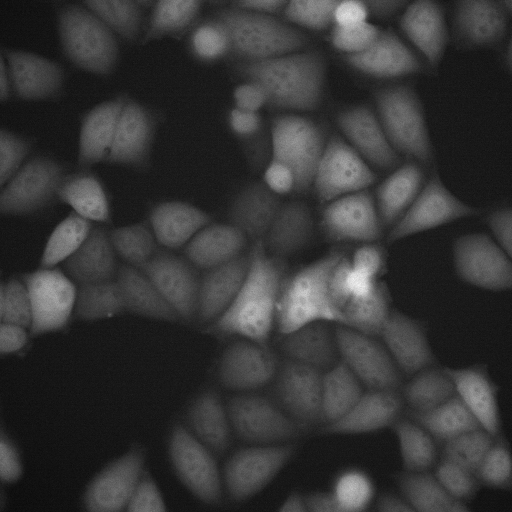
#> input picture Photutils/treat01_33_R3D.dv - C=00017.tif, 1024 x 1024 px (shown at 1/2 size)
$ python background-4.py
#> lines starting #> are read from the running program, lines starting #| are printed output that depends on the picture
from PIL import Image
import numpy as np
import matplotlib.pyplot as plt
from skimage import io
from skimage.measure import block_reduce
import glob, os, sys, platform
import matplotlib.pyplot as plt
from astropy.stats import SigmaClip
from astropy.visualization import SqrtStretch
from astropy.visualization.mpl_normalize import ImageNormalize
from photutils.datasets import make_100gaussians_image
from photutils import Background2D, MedianBackground

image = 'treat01_33_R3D.dv - C=00017.tif'
image=Image.open(image)
#> image is the input picture: PIL image 1024x1024 I;16B; min 135, max 1295, mean 383.8
width,height=image.size
#> width = 1024; height = 1024

image_crop=image.crop((4, 0, 1024, 1024)).save("crop.tif")
new_im="crop.tif"
img=io.imread(new_im)
#> img: shape (1024, 1020) uint16; min 135, max 1295, mean 383.9

data = img
ny, nx = data.shape
#> ny = 1024; nx = 1020
y, x = np.mgrid[:ny, :nx]
gradient =  x * y / 5000.
data2 = data + gradient
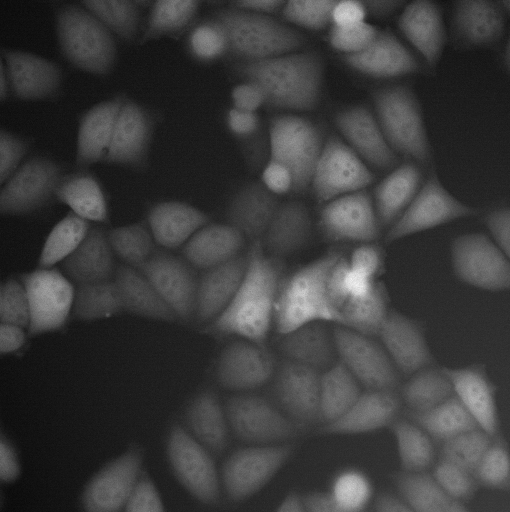
#> data2: shape (1024, 1020) float64 (shown at 1/2 size); min 144.9, max 1376.5, mean 436.1; drawn with min black and max white
sigma_clip = SigmaClip(sigma=3.)
#> (the run stopped early here; a loop or call above may not have finished)

$ run again, with Photutils/treat01_33_R3D.dv - C=30474.tif copied over Photutils/treat01_33_R3D.dv - C=00017.tif
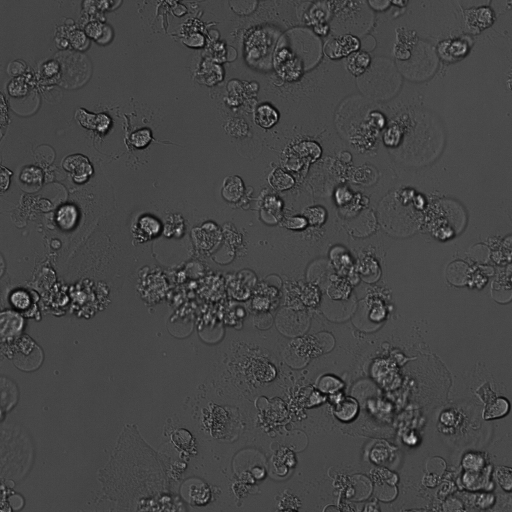
#> input picture Photutils/treat01_33_R3D.dv - C=30474.tif, 1024 x 1024 px (shown at 1/2 size)
#> image is the input picture: PIL image 1024x1024 I;16B; min 847, max 10048, mean 3353.1
#> `image_crop=image.crop((4, 0, 1024, 1024)).save("crop.tif")`:
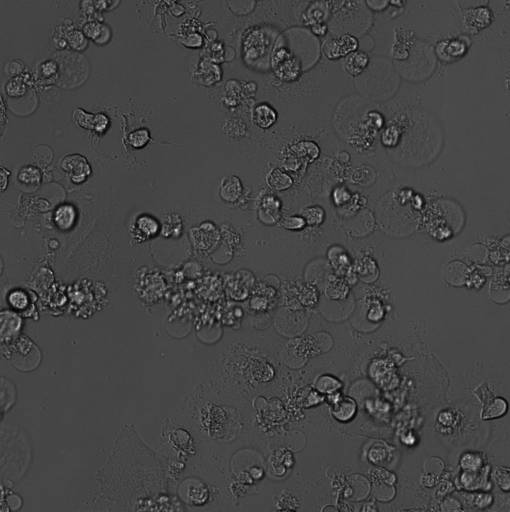
#> saved as crop.tif: PIL image 1020x1024 I;16B (shown at 1/2 size); min 847, max 10048, mean 3353.2; drawn with min black and max white
